Frame 1 (no input): blank canvas, image omitted
Frame 60 (the mouse pressed at the canvas centre just before this capture): blank canvas, image omitted
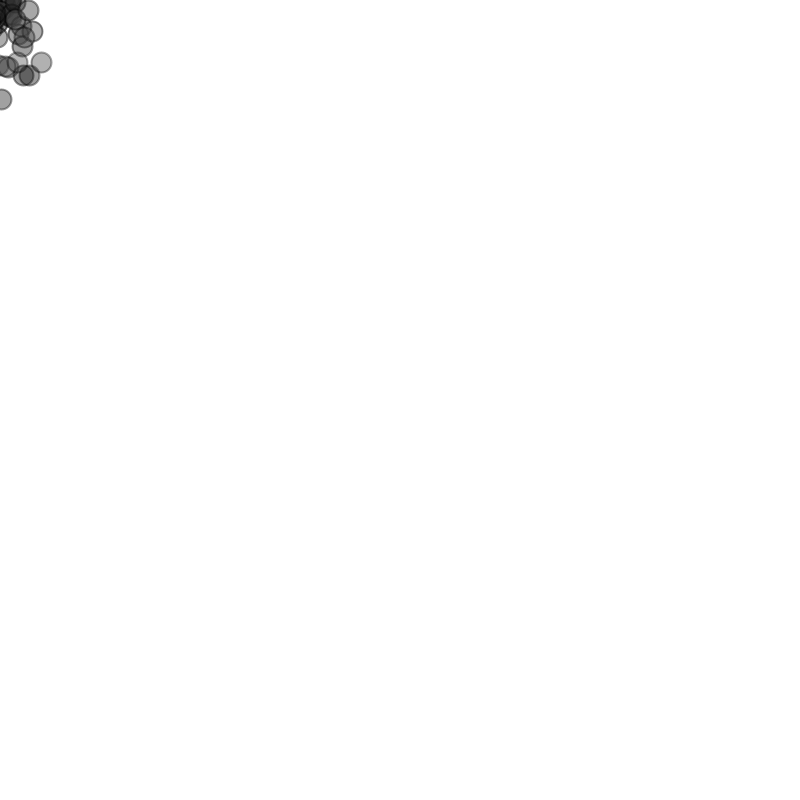
Frame 120 (the mouse held since frame 60 and released just before this capture)

The Processing sketch whose frames 1 and 60 were blank and that drew this single picture after the mouse press (run headless with seeded random() and noise(); from frame 60 on, the mouse is pressed at the canvas centre):

// Processing sketch: testing_partical
// ── testing_partical.pde
ArrayList <particalSystem> ps;
PVector location ; 


  void setup(){
    size(800,800);
    location = new PVector(width/2,height/2);
    ps = new ArrayList();
  
      
  }
  
  void draw (){
   background(255);
   location = new PVector(mouseX,mouseY);
   
   for( particalSystem pss : ps ){
     pss.make();
     pss.display();
   
   }   
 
  }
  void mousePressed(){
    ps.add(new particalSystem(location));
  
  
  }
// ── partical.pde
class partical {

  float r = 20;
  PVector sartingLocation = new PVector(width/2,height/2);
  PVector location = new PVector(0,0);
  PVector vel;
  PVector acc =  new PVector(0,0.05);
  float life = 150;

  partical(PVector _location ){
  
    sartingLocation = _location; 
    vel = new PVector(random(-1,1),random(-1,1));
   
  }
  partical(){
    vel = new PVector(random(-1,1),random(-1,1));
   
  }
  
  
  void display (){
  pushMatrix();
// print(" x =" +  location.x +" y=  " +location.y);
  fill(random(0,100),life);
  translate(sartingLocation.x,sartingLocation.y);
  stroke(0,life);
  strokeWeight(2);
  ellipse(location.x,location.y,r,r  );
  popMatrix();
  
  
  }
  void update(){
  vel.add(acc);
  location.add(vel);
  
  life--;
  
  }
  boolean is_dead (){
    if (life <= 0){
       
      return true; 
       }
       else{
       return false;
       }
  
  }

}
// ── partical_system_class.pde
class particalSystem {
  
  PVector location = new PVector(width/2,height/2);
  ArrayList <partical>  ps = new ArrayList() ;
 

  particalSystem( PVector loc ){
     location = loc; 
    
    
  }
  
   


void make(){
  
      ps.add(new partical(location));
    
}
void display(){

   for(int i = ps.size()-1 ;i>=0;i--){
     partical p = ps.get(i);
     p.update();
     p.display();
     if (p.is_dead()== true){
         ps.remove(i);
     
     } 
   }
  // print("size =" + ps.size());
 }





}
